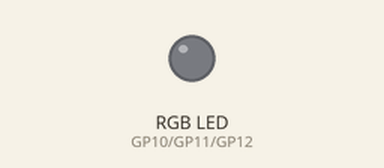
Recording of a program running on a simulated Raspberry Pi Pico running MicroPython. Shown: an RGB LED mixed from three pins (HIGH = lit). Dim RGB values are drawn brighter than linear; what the program prints to the serial console is not drawn.

Above: at 2.1 s.
At 4.2 s:
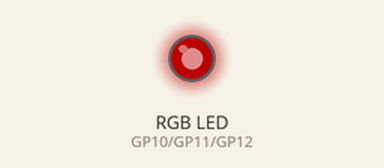
Timing chart, 0 to 4.7 s (numbered marks = the images above):
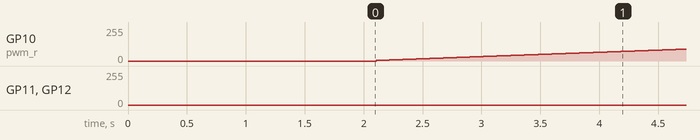

Measured:
- by itself, GP10 (pwm_r): moves from 0/255 to 89/255 over 2.5 s

The program:

rgb_led_pwm.py
```python
from machine import Pin, PWM
from time import sleep

pwm_r=PWM(Pin(10))
pwm_g=PWM(Pin(11))
pwm_b=PWM(Pin(12))
sleep(2)

while True:
    for duty_r in range(0, 65025, 1000):
        pwm_r.duty_u16(duty_r)
        sleep(0.0001)
        for duty_g in range(1, 65025,3000):
            pwm_g.duty_u16(duty_g)
            sleep(0.0001)
            for duty_b in range(1, 65025,5000):
                pwm_b.duty_u16(duty_b)
                sleep(0.0001)
                print(duty_r, duty_g, duty_b)
```
